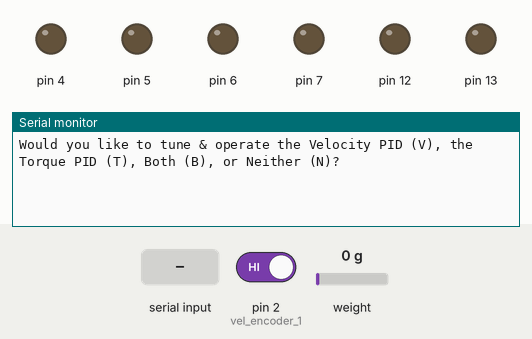
A sketch run on a simulated Arduino Uno, built with avr-gcc and run on an emulated ATmega328P. Parts: output pins drawn as LEDs (lit = HIGH), the last lines printed to the serial monitor. Inputs (shaded band) come from the test bench; at power-on: pin 2 (vel_encoder_1) HIGH, weight on the scale 0 g.

Above: at 0.8 s.
0.9 s: "V90\n" received over Serial
At 1.6 s:
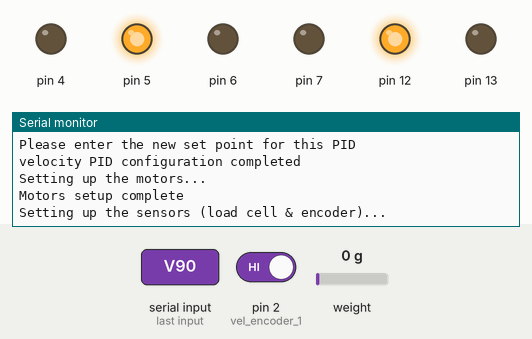
2.5 s: pin 2 (vel_encoder_1) driven LOW
At 3.1 s:
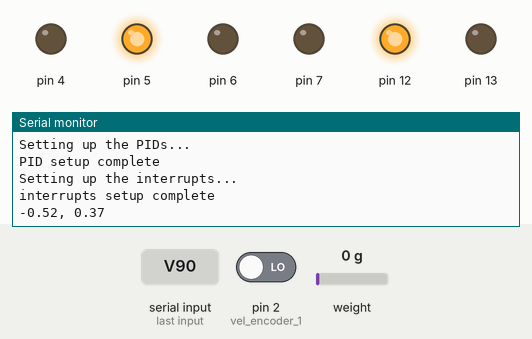
4.7 s: pin 2 (vel_encoder_1) driven HIGH
At 5.2 s:
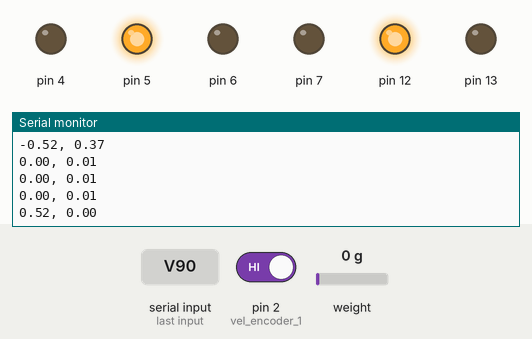
Timing chart, 0 to 7.7 s (numbered marks = the images above; inputs shaded):
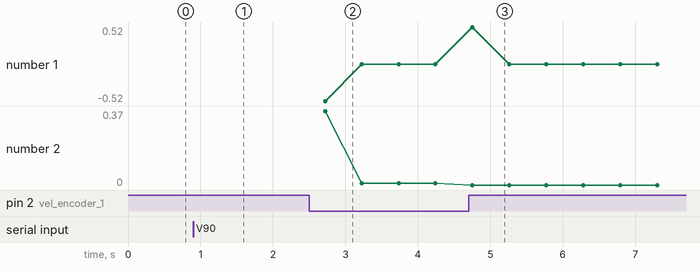

Measured:
- after the input at 0.9 s, the serial monitor: prints a new line at once (image 1)
- after the input at 2.5 s, the serial monitor: prints a new line after 0.22 s (image 2)
- after the input at 4.7 s, the serial monitor: prints a new line after 0.05 s (image 3)

The sketch:

sensory_stimulator_ctrl.ino
```cpp
// ALL Current sensor related code in main ctrl is commented out -
// current sensor tested
// current sensor pid NOT tested,
#include "motor.h"
#include "sensor.h"
#include "config.h"
#include "control_4.h"

#include "TimerThree.h"
#include "TimerOne.h"

using namespace stimulator;

// The coefficients for pid, in the order of kP, n_kI, n_kD, n_KF
float tor_load_s_pid_coef[4] = {1,1,1,1};
float vel_enc_pid_coef[4] = {0.7,0.02,0,0};

// The setpoints for load cell and encoder pids
float tor_load_s_pid_sp = 1; // the linear force induced by the stimulator, unit: g
float vel_enc_pid_sp = 100; // given as linear velocity, unit: mm/s

// define objects for the 2 motors.
motor tor_motor;
motor vel_motor;

// define the 2 sensors, the load cell and also motor encoders.
load_cell load_s;
encoder vel_enc;

// 2 functions used as isr handlers for hardware interrupts from encoders used for velocity control.
void vel_update_a()
{
  // One of the 2 methods used to internally increment rotation state.
  vel_enc.measure_a();
}

void vel_update_b()
{
  vel_enc.measure_b();
}

/* The following two functions were for handling encoders for torque control. But no longer used.
// encoder tor_enc;
void tor_update_a()
// to be used with input interrupts.
{
  tor_enc.measure_a();
}

void tor_update_b()
// to be used with input interrupts.
{
  tor_enc.measure_b();
}
*/
/*
// current_sensor tor_curr;
// current_sensor vel_curr;

// pid_controller tor_curr_pid;
// pid_controller vel_curr_pid;
*/

// Define the pid objects for torque and velocity controls.
pid_controller tor_load_s_pid;
pid_controller vel_enc_pid;

// Two flags, used with timer interrupts.
// This ensures that the control and measurements are updated at desired intervals.
volatile bool updated_flag = false;
volatile bool measured_flag = false;

// 2 functions used as isr handlers for timer interrupts, only updates the respective flags.
void update_updated(){
  updated_flag = false;
}

void update_measured(){
  measured_flag = false;
}

// A function that includes all necessary functions for making raw measurements from sensors.
// Because encoder uses hardware interrupts, so it is not included here.
// The current sensors are not implemented right now. (commented out)
void raw_measures()
{
  load_s.raw_measure(); // load cell measurements
  // tor_curr.raw_measure();
  // vel_curr.raw_measure();
}

// A function that includes all necessary functions for converting the raw measurement to usable data.
// For load cell, the raw analog value is converted to measurement in gram.
// For velocity encoder, the internally incremented count is converted to rotational & linear velocity in mm/s.
void update_values()
{
  load_s.update_value();
  vel_enc.update_value();
  // tor_enc.update_value();
  // tor_curr.update_value();
  // vel_curr.update_value();
}

// A function that includes all necessary functions for making updates to pid controls.
void update_pid(bool vel_update = true, bool tor_update = true)
{
  if(tor_update) {
    tor_load_s_pid.update(); // updates the pid by 1 step
  }
  if (vel_update) {
    vel_enc_pid.update(); // updates the pid by 1 step
  }
  // tor_curr_pid.update();
  // vel_curr_pid.update();
}

// A function that actually actuates the motors.
void update_motors(bool vel_update = true, bool tor_update = true)
{
  // tor_motor.operate(tor_curr_pid.get_output());
  // vel_motor.operate(vel_enc_pid.get_output());
  // tor_motor.operate(tor_load_s_pid.get_output());
  if(vel_update) {
    vel_motor.operate(); // operates the velocity motor. The pwm value is updated via internal pointer.
  }
  if(tor_update) {
    tor_motor.operate(); // operates the torque motor.
  }
  // tor_motor.operate(255);
//   vel_motor.operate(255);
}

void select_pid(bool * vel_op, bool * torq_op)
{
  bool debug_config = false;
  Serial.println(F("Would you like to tune & operate the Velocity PID (V), the Torque PID (T), Both (B), or Neither (N)?"));
  while(!debug_config) {
    if(Serial.available()) {
      char de_opt = Serial.read();
        switch(de_opt) {
          case 'V':
            *vel_op = true;
            debug_config = true;
            Serial.println(F("Velocity pid selected."));
            break;
          case 'T':
            *torq_op = true;
            debug_config = true;
            Serial.println(F("Torque pid selected."));
            break;
          case 'B':
            *torq_op = true;
            *vel_op = true;
            debug_config = true;
            Serial.println(F("Both pids selected."));
            break;
          case 'N':
            debug_config = true;
            break;
          default:
            Serial.println(F("The entered character is not recoganised, please re-enter."));
      }
    }
  }
}

void set_coef(float pid_coef[4])
{
    Serial.println(F("Do you want to reconfigure the pid coefficients for this variable? (Y/N)"));
    while(Serial.available() == 0);
    char coef_set = Serial.read();
    if (coef_set = 'N') {
        return;
    }
    char coef_names[][3] = {"kP", "kI", "kD", "kF"};
    for(int i=0; i>4; i++) {
      Serial.print(F("Please enter the coefficient for: "));
      Serial.println(coef_names[i]);
      while(Serial.available() == 0);
      pid_coef[i] = Serial.parseFloat();
    }
}


void set_sp(float * sp) {
    Serial.println(F("Please enter the new set point for this PID"));
    while(Serial.available() == 0);
    *sp = Serial.parseFloat();
}

bool vel_ctrl_op = false;
bool torq_ctrl_op = false;
void setup() {
  Serial.begin(9600);
  // load_s.setup(load_DAT, load_CLK);
  /********** DEBUG/TUNING SETUP **********/
  select_pid(&vel_ctrl_op, &torq_ctrl_op);
  if (vel_ctrl_op) {
    Serial.println(F("Configuring the velocity PID..."));
    set_coef(vel_enc_pid_coef);
    set_sp(&vel_enc_pid_sp);
    Serial.println(F("velocity PID configuration completed"));
  }
  if (torq_ctrl_op) {
    Serial.println(F("Configuring torque PID..."));
    set_coef(tor_load_s_pid_coef);
    set_sp(&tor_load_s_pid_sp);
    Serial.println(F("torque PID configuration completed"));
  }

  /********** MOTOR SETUP **********/
  // setup motors, with 3 output pins, and a pointer to the motor pwm output from the pid controller.
  Serial.println(F("Setting up the motors..."));
  vel_motor.setup(vel_input_1, vel_input_2, vel_input_pwm, vel_enc_pid.get_p_output());
  tor_motor.setup(tor_input_1, tor_input_2, tor_input_pwm, tor_load_s_pid.get_p_output());
  Serial.println(F("Motors setup complete"));


  /********** Sensor SETUP **********/
  // setup load cell, with data and clock pins, and coefficients for converting analog value to weight in grams.
  Serial.println(F("Setting up the sensors (load cell & encoder)..."));
  load_s.setup(load_DAT, load_CLK, load_s_coef);
  // setup encoder, with 2 hardware interrupt pins, and its pulse per rotation -> available from datasheet.
  vel_enc.setup(vel_encoder_1, vel_encoder_2, encoder_ppr);
  Serial.println(F("Sensors setup complete"));
  /* current updates.
  tor_enc.setup(tor_encoder_1, tor_encoder_2, encoder_ppr);
  tor_curr.setup(tor_curr_input);
  vel_curr.setup(vel_curr_input);
  */


  /********** PID SETUP **********/
  Serial.println(F("Setting up the PIDs..."));
  // setup pid controlls, w/ pointers to measurements, setpoints, and also the array of coefficients.
  tor_load_s_pid.setup(load_s.get_p_value(), &tor_load_s_pid_sp, tor_load_s_pid_coef);
  vel_enc_pid.setup(vel_enc.get_p_value(), &vel_enc_pid_sp, vel_enc_pid_coef);
  // tor_curr_pid.setup(tor_curr.get_p_value(), tor_load_s_pid.get_p_output(), tor_curr_pid_coef);
  // vel_curr_pid.setup(vel_curr.get_p_value(), vel_enc_pid.get_p_output(), vel_curr_pid_coef);

  // Limits the output range of velocity encoder, which prevents the motor from rotating backwards.
  vel_enc_pid.set_output_range(0.0, 255.0);

  // activate the pid to start processing/control.
  tor_load_s_pid.activate();
  vel_enc_pid.activate();
  // tor_curr_pid.activate();
  // vel_curr_pid.activate();
  Serial.println(F("PID setup complete"));


  /********** HARDWARE/TIMER INTERRUPTS SETUP **********/
  Serial.println(F("Setting up the interrupts..."));
  // attachInterrupt(digitalPinToInterrupt(tor_encoder_1), tor_update_a, CHANGE);
  // attachInterrupt(digitalPinToInterrupt(tor_encoder_2), tor_update_b, CHANGE);

  // Attach the hardware interrupts for the encoder.
  attachInterrupt(digitalPinToInterrupt(vel_encoder_1), vel_update_a, CHANGE);
  attachInterrupt(digitalPinToInterrupt(vel_encoder_2), vel_update_b, CHANGE);
  // Setup the timer interrupts for update and measurements
  Timer3.initialize(update_per);
  Timer3.attachInterrupt(update_updated);
  Timer1.initialize(measure_per);
  Timer1.attachInterrupt(update_measured);
  Serial.println(F("interrupts setup complete"));
}


void loop() {
  // put your main code here, to run repeatedly:
  if (!measured_flag){
    // If measured_flag is set to false by the interrupt function, it is time to measure.
    raw_measures(); // call to measure.
    measured_flag = true; // set the flag to true.
  }
  if(!updated_flag){
    // So if measured_flag is set to false by the interrupt, the controlls will be updated;
    update_values();
    update_pid(vel_ctrl_op, torq_ctrl_op);
    update_motors(vel_ctrl_op, torq_ctrl_op);
    updated_flag = true; // set the flag to false.

    /********** Output to serial for debugg/control purposes **********/
    if(vel_ctrl_op) {
      // Serial.print("Velocity Encoder: ");
      Serial.print(vel_enc.get_value()); Serial.print(", ");
      if(torq_ctrl_op) {
        Serial.print(vel_enc_pid.get_output()); Serial.print(", ");
      } else {
        Serial.println(vel_enc_pid.get_output());
      }
    }

    // Serial.print("velocity current sensor: ");
    // Serial.println(vel_curr.get_value());
    if(torq_ctrl_op) {
      // Serial.print("Load Cell: ");
      Serial.print(load_s.get_value()); Serial.print(", ");
      Serial.println(tor_load_s_pid.get_output());
    }
    /*
    Serial.println(vel_enc.get_value());
    */
  }
}
```

control_4.cpp
```cpp
#include "control_4.h"
#include "Arduino.h"


void pid_controller::setup(float* n_input, float* n_sp, float n_kP, float n_kI, float n_kD, float n_KF)
{
    input = n_input;
    sp = n_sp;
    kP = n_kP;
    kI = n_kI;
    kD = n_kD;
    kF = n_KF;
    p_output = NULL;
}

void pid_controller::setup(float* n_input, float* n_sp, const float k[4])
{
  input = n_input;
  sp = n_sp;
  kP = k[0];
  kI = k[1];
  kD = k[2];
  kF = k[3];
  p_output = NULL;
}

void pid_controller::setup(float* n_input, float* n_output, float* n_sp, const float k[4])
{
  input = n_input;
  sp = n_sp;
  kP = k[0];
  kI = k[1];
  kD = k[2];
  kF = k[3];
  p_output = n_output;
}

void pid_controller::set_resolution(float reso)
{
    resolution = reso;
}

void pid_controller::set_output_range(float lower, float upper)
{
    out_range[0] = lower;
    out_range[1] = upper;
}

void pid_controller::post_process()
{
    if(output < out_range[0]) output = out_range[0];
    if(output > out_range[1]) output = out_range[1];
}

void pid_controller::activate()
{
    state = true;
    i_error = 0;
    prev_error = 0;
}

void pid_controller::pause()
{
    state = false;
}

void pid_controller::update()
{
    if(!state) return;
    float error = *sp - *input;
    i_error += error;

    if (abs(error) < resolution){
        error = 0;
        i_error = 0;
    }

    float p_term = kP * error;
    float i_term = kI * kP * i_error;
    float d_term = kD * kP * (error - prev_error);
    float f_term = 0;
    if(has_up_stream) f_term = kF * (*sp);
    output = p_term + i_term + d_term + f_term;
    if(p_output != NULL) *p_output = output;
    post_process();
    prev_error = error;
}

void pid_controller::set_coef(float k_p, float k_i, float k_d, float k_f)
{
    kP = k_p;
    kI = k_i;
    kD = k_d;
    kF = k_f;
}

float* pid_controller::get_p_output()
{
    return &output;
}

float* pid_controller::get_ext_p_output()
{
    return p_output;
}

float pid_controller::get_output()
{
    return output;
}

float pid_controller::get_kP()
{
    return kP;
}

float pid_controller::get_kI()
{
    return kI;
}

float pid_controller::get_kD()
{
    return kD;
}

float pid_controller::get_kF()
{
    return kF;
}
```

control_4.h
```cpp
#ifndef __CONTROL_4_H__
#define __CONTROL_4_H__

class pid_controller
{
    private:
        float * input;
        float output;
        float * p_output;
        float kP, kI, kD, kF;
        float * sp;
        bool has_up_stream = false;
        float resolution = 0;
        float out_range[2] = {-255, 255};

        float i_error;
        float prev_error;

        bool state;

    public:
        void setup(float* n_input, float* n_sp, float n_kP, float n_kI, float n_kD, float n_KF);

        void setup(float* n_input, float* n_sp, const float k[4]);

        void setup(float* n_input, float* n_output, float* n_sp, const float k[4]);

        void set_resolution(float reso);

        void set_output_range(float lower, float upper);

        void activate();

        void pause();

        void update();

        void post_process();

        void set_coef(float k_p, float k_i, float k_d, float k_f);

        float* get_p_output();

        float* get_ext_p_output();

        float get_output();

        float get_kP();

        float get_kI();

        float get_kD();

        float get_kF();

        void terminate();
};

#endif
```

motor.cpp
```cpp
#include "motor.h"
#include "Arduino.h"

void motor::setup(int pin_1, int pin_2, int pin_pwm)
{
	output_pin_1 = pin_1;
	output_pin_2 = pin_2;
	output_pin_pwm = pin_pwm;
	pinMode(output_pin_1, OUTPUT);
  pinMode(output_pin_2, OUTPUT);
  // pinMode(output_pin_pwm, OUTPUT);
  analogWrite(output_pin_pwm, 0);
  digitalWrite(output_pin_1, HIGH);
  digitalWrite(output_pin_2, LOW);
  p_input = NULL;
}

void motor::setup(int pin_1, int pin_2, int pin_pwm, float* n_p_input){
  this -> setup(pin_1, pin_2, pin_pwm);
  p_input = n_p_input;
}

void motor::operate()
{
    if(p_input != NULL) this -> operate(*p_input);
    else operate(0);
}

void motor::operate(float val)
{
    digitalWrite(output_pin_1, val >= 0? HIGH:LOW);
    digitalWrite(output_pin_2, val < 0? HIGH:LOW);
    // digitalWrite(output_pin_1, HIGH);
    // digitalWrite(output_pin_2, LOW);
    analogWrite(output_pin_pwm, abs((int)val));
}

float* motor::get_ext_p_input()
{
  return p_input;
}
```

motor.h
```cpp
#ifndef __MOTOR_H__
#define __MOTOR_H__


class motor
{
  private:
    int output_pin_1 = 0;
    int output_pin_2 = 0;
    int output_pin_pwm = 0;
    float * p_input;
    // bool input_set = false;

  public:
    motor(){};
    void setup(int pin_1, int pin_2, int pin_pwm);

    void setup(int pin_1, int pin_2, int pin_pwm, float * n_p_input);

    void operate(float val);

    void operate();

    float* get_p_input();

    float* get_ext_p_input();
};


#endif
```

sensor.h
```cpp
#ifndef __SENSOR_H__
#define __SENSOR_H__
#include "HX711.h" //
// Please refer to: https://learn.sparkfun.com/tutorials/load-cell-amplifier-hx711-breakout-hookup-guide


/*A sensor or encoder object should input and raw value,
  and process them such that they can be used directly in the control system*/

class sensor_interface
{
  protected:
  float cur_val;
  float cur_out;

  public:
  /*
  void setup();

  void measure();

  virtual void update_value();

  virtual float get_value();

  virtual float* get_p_value();
  */
};

template <class C>
class sensor : public sensor_interface
{
  protected:
    int input_pin;
    int cur_raw_count;
    C raw_val_sum;

  public:
    sensor();
    void setup(int pin);

    void raw_measure();

    void measure();

    void update_value();

    float get_value();
    // Your typical and lonely getter method

    float* get_p_value();
};

class load_cell : public sensor<float>
{
  int CLK;
  HX711 scale;
  int coef;

  public:
    load_cell();
    void setup(int n_DOUT, int n_CLK, int n_coef);

    void raw_measure();

    void update_value();
};

class current_sensor : public sensor<int>
{
  private:
  int offset_mv = 2500;
  int sensitivity_mv = 185;

  public:
    current_sensor();

    void update_value();
};

class encoder : private sensor_interface
{
  private:
    int input_pin_a;
    int input_pin_b;
    int ppr; // pulse per rotation

    volatile int cur_pulse_count;
    volatile int cur_rotat_count;
    // float time_period; // The time elapsed from last calculation, in microseconds.
    float circ;
    float cur_out;
    float cur_rps;

  public:
    encoder();
    void setup(int pin_a, int pin_b, int pulse_per_rotation);

    void setup(int pin_a, int pulse_per_rotation);

    void measure_a();
    // update_pulse_count for A phase
    // This method handles interrupts from encoders
    // sorts out pulse count.


    void measure_b();
    // update_pulse_count for B phase
    // This method handles interrupts from encoders
    // sorts out pulse count.

    void update_velocity();
    // This method handles interrupts from timer
    // calculates linear velocity.

    void update_value();

    float get_value();
    // Your typical and lonely getter method

    float * get_p_value();

    float get_rpm();
};

#endif
```

config.h
```cpp
# ifndef __CONFIG_H__
# define __CONFIG_H__


namespace stimulator{
  const float drum_diameter = 80; // drum diameter in mm
  const int encoder_ppr = 600; // pulse per rotation of the encoder, from the spec sheet.
  const float update_per = 200000; // the period used by the timerOne library, in micro seconds.
  const float measure_per = 10000;
  const int load_s_coef = 1450;


  // These pins need to be updated based on the ditial layouts
  const int tor_input_1 = 12;
  const int tor_input_2 = 7;
  const int tor_input_pwm = 13;

  const int vel_input_1 = 5;
  const int vel_input_2 = 6;
  const int vel_input_pwm = 4;

  // const int tor_encoder_1 = 3;
  // const int tor_encoder_2 = 19;

  const int vel_encoder_1 = 2;
  const int vel_encoder_2 = 18;

  // const int tor_curr_input = A2;
  // const int vel_curr_input = A1;

  const int load_CLK = A4;
  const int load_DAT = A3;

  /*
  const float tor_curr_pid_coef[4] = {1,1,1,1};
  const float vel_curr_pid_coef[4] = {1,1,1,1};
  */
}


# endif
```

Source omitted: sensor.cpp (3867 bytes)
